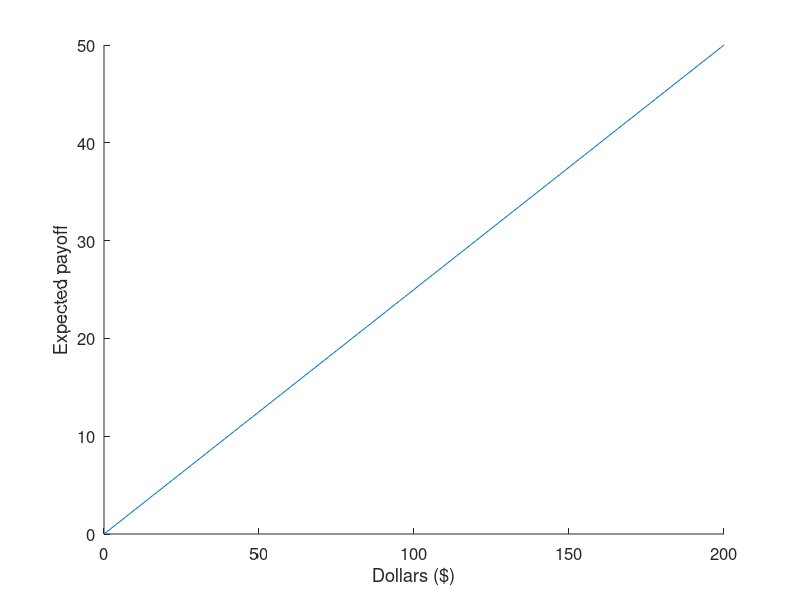
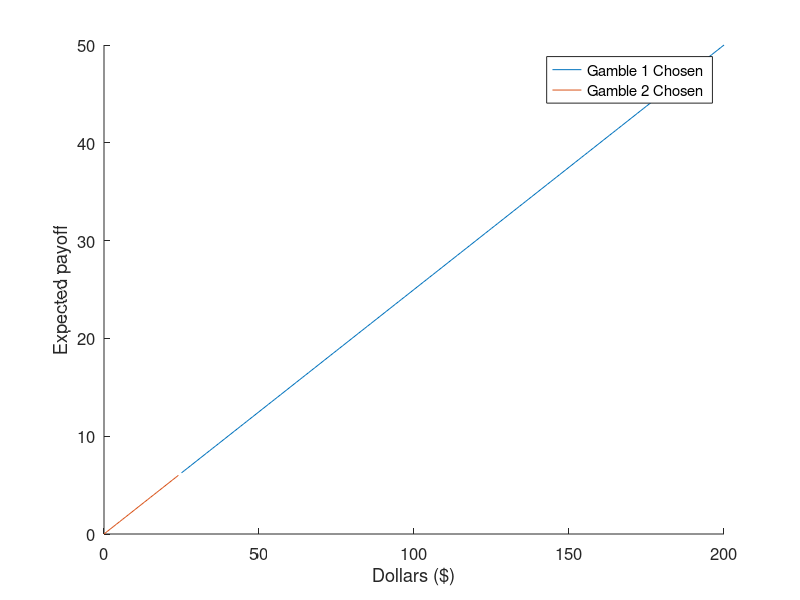
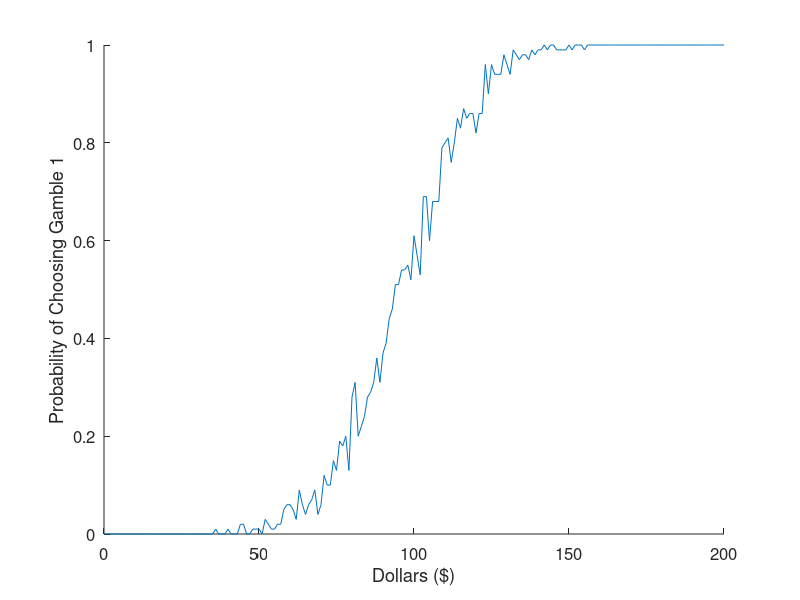
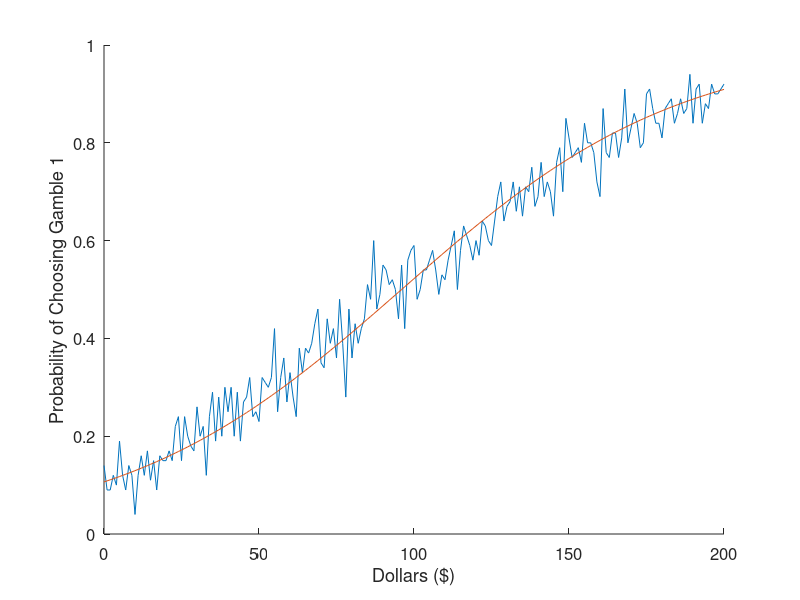

These figures' MATLAB source, in order:
clear

Egame1 = .25*100 + 0.75*0;

Egame2 = 1.0*24;

disp(['Expected value for Gamble 1 is ', num2str(Egame1)])
disp(['Expected value for Gamble 2 is ', num2str(Egame2)])
disp(['Expected value theory would say that Gamble 1 would be chosen'])


x = [0:200];
Egame1 = 0.25*x + 0.75*0;

figure(1); clf; hold on;
plot(x, Egame1)
%legend('Hiss Angle Pobability', 'Sound Angle Pobability', 'Hiss and Sound Angle Pobability')
xlabel('Dollars ($)')
ylabel('Expected payoff')
%ylim([0, 2e-4])
set(gca, 'fontsize', 12)
saveas(figure(1),'question1_fig1_A10_expected_value_as_a_function_of_X.pdf')


x1 = [25:200];
Egame1 = 0.25*x1 + 0.75*0;
x2 = [0:24];
Egame2 = 0.25*x2 + 0.75*0;

% for i = 0:200
%     if i < 25
%         expected_value_theory_choice(i+1) = 0;
%     else
%         expected_value_theory_choice(i+1) = 1;
%     end
% end

figure(2); clf; hold on;
plot(x1,Egame1)
plot(x2,Egame2)
legend('Gamble 1 Chosen', 'Gamble 2 Chosen')
xlabel('Dollars ($)')
ylabel('Expected payoff')
%ylim([0, 2e-4])
set(gca, 'fontsize', 12)
saveas(figure(2),'question2_fig2_A10_expected_choice.pdf')


sigma = 5;


for x = 0:200
    for n = 1:100
        Egame1_new(n) = 0.25*x + sigma*randn;
        Egame2_new(n) = 1. * 24;
    end
    prob_choose_game1(x+1) = sum(Egame1_new > Egame2_new)/100;
end
x = 0:200;
figure(3); clf; hold on;
plot(x, prob_choose_game1)
%legend('Gamble 1 Chosen', 'Gamble 2 Chosen')
xlabel('Dollars ($)')
ylabel('Probability of Choosing Gamble 1')
%ylim([0, 2e-4])
set(gca, 'fontsize', 12)
saveas(figure(3),'question3_fig3_A10_probability_of_choosing_gamble_1_with_noise_and_sigma_5.pdf')




sigma = 20;


for x = 0:200
    for n = 1:100
        Egame1_new(n) = 0.25*x + sigma*randn;
        Egame2_new(n) = 1. * 24;
    end
    prob_choose_game1(x+1) = sum(Egame1_new > Egame2_new)/100;
end
x = 0:200;




beta = sqrt(pi)/sigma;


for x = 0:200
    prob_Egame1_formula(x+1) = 1/(1 + exp(beta * (24 - 0.25*x)));
end
x = 0:200;

figure(4); clf; hold on;
plot(x, prob_choose_game1)
plot(x, prob_Egame1_formula)
%legend('Gamble 1 Chosen', 'Gamble 2 Chosen')
xlabel('Dollars ($)')
ylabel('Probability of Choosing Gamble 1')
%ylim([0, 2e-4])
set(gca, 'fontsize', 12)
saveas(figure(4),'question4_and_5_fig4_A10_probability_of_choosing_gamble_1_with_noise_vs_formula.pdf')






beta = [0.1, 0.2, 0.5, 1, 10];
figure(5); clf; hold on;
for i = 1:length(beta)
    for z = 0:100
        softmax_formula(z+1) = 1/(1 + exp(beta(i) * (50 - z)));
        if z > 50
            max_choice(z+1) = 1;
        else
            max_choice(z+1) = 0;
        end
        
    end
    plot(0:100, softmax_formula)
end
plot(0:100, max_choice)
legend('Beta = 0.1', 'Beta = 0.2', 'Beta = 0.5', 'Beta = 1', 'Beta = 10','Maximize Choice', 'Location','southeast')
xlabel('Z')
ylabel('Probability of Z')
%ylim([0, 2e-4])
set(gca, 'fontsize', 12)
saveas(figure(5),'question6_fig5_A10_softmax.pdf')











